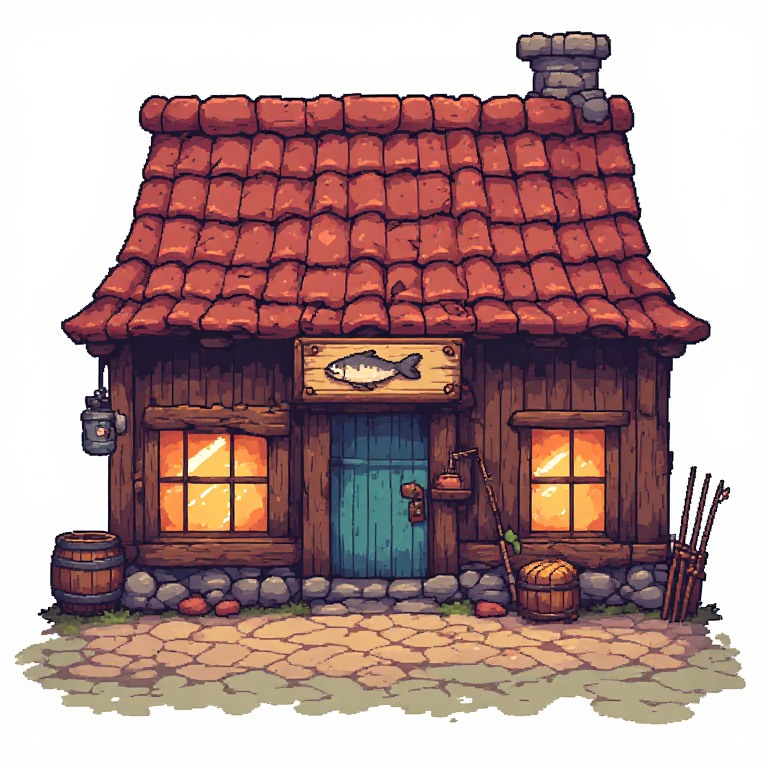
#> input picture tools/pixel-art/ai-src/balikci_1.png, 768 x 768 px, given in place of degirmen.jpg, which was not available
$ python harita_assets.py
#> lines starting #> are read from the running program, lines starting #| are printed output that depends on the picture; after the words box and inside, x2 and y2 are one past the last pixel; in counts of white or black regions, pixels touching at a corner belong together
### tools/pixel-art/grid_measure.py
"""AI görselinin piksel ızgarasını ölçer (clean_ai'ye verilecek küçültme değeri).
Güçlü kenarların (renk sıçramalarının) konumlarını alır; her p periyodu için kenarların
ızgaraya ne kadar oturduğunu (dairesel ortalama) ölçer, en iyi p'yi döner.
Kullanım: python3 grid_measure.py gorsel.png [...]"""
import sys
import numpy as np
from PIL import Image

def grid(path):
    a = np.asarray(Image.open(path).convert('RGB'), float)
    best = []
    for axis in (1, 0):
        d = np.abs(np.diff(a, axis=axis)).sum(-1)
        pos = np.where(d > 90)
        x = (pos[1] if axis == 1 else pos[0]).astype(float) + 0.5
        ps = np.arange(3.0, 12.0, 0.01)
        sc = [abs(np.exp(2j * np.pi * x / p).mean()) for p in ps]
        best.append((ps, np.array(sc)))
    sc = best[0][1] + best[1][1]; ps = best[0][0]
    # en büyük p'de değil, harmoniklerden kaçınmak için skoru en iyinin %85'ini geçen EN BÜYÜK p
    i = np.where(sc > sc.max() * 0.85)[0].max()
    return round(ps[i], 2), round(ps[sc.argmax()], 2)

# [3 lines that do not run on import are left out]

### tools/pixel-art/harita_assets.py
"""Gemini harita görsellerini (ai-src/harita/*.jpg) oyuna oturtur.

Her görsel için: ızgara ölçülür (grid_measure), hedef boya göre küçültme seçilir,
clean_ai ile cozy palete çekilir. Çoklu görseller (sheet) parçalarına ayrılır
(satır satır, soldan sağa) ve her parça kendi gölgesiyle ayrı PNG olur.

Boy kuralı: hedef oyun pikseli `h`. Önce UP=2 (bir sanat pikseli = 2 oyun pikseli,
balıkçı ve teras gibi); hedef çok büyükse UP=3, küçültme ızgaradan küçük çıkarsa ızgara kullanılır,
ızgaranın 1.6 katından büyük çıkarsa detay kaybolmasın diye UP=1.
Sheet'lerde `h`, sheet'teki EN UZUN parçanın hedef boyudur.

Kullanım: python3 harita_assets.py [ad ...]   (ad verilmezse hepsi)
"""
import os, subprocess, sys
from collections import deque
import numpy as np
from PIL import Image

HERE = os.path.dirname(os.path.abspath(__file__))
sys.path.insert(0, HERE)
from clean_ai import add_shadow
from grid_measure import grid

SRC = os.path.join(HERE, 'ai-src', 'harita')
ART = os.path.normpath(os.path.join(HERE, '..', '..', 'client', 'Assets', 'Art', 'Custom'))

# ad: (klasör, hedef boy px, parça adları; tek parça için None)
ASSETS = {
    'degirmen': ('Buildings', 360, None),
    'banka': ('Buildings', 250, None),
    'atolye': ('Buildings', 240, None),
    'ev_1': ('Buildings', 200, None),
    'ev_2': ('Buildings', 250, None),
    'ev_3': ('Buildings', 190, None),
    'cesme': ('Plaza', 140, None),
    'pano': ('Plaza', 120, None),
    'tezgah': ('Plaza', 110, None),
    'kuyu': ('Plaza', 100, None),
    'iskele': ('Water', 220, None),
    'platform': ('Water', 150, None),
    'magara': ('Nature', 170, None),
    'kayik_tabela': ('Props', 84, ['kayik', 'yon_tabelasi']),
    'plaj': ('Water', 80, ['plaj_semsiye', 'sezlong', 'havlu', 'kumdan_kale', 'kova']),
    'kiyi': ('Water', 48, ['saz', 'nilufer', 'kiyi_taslari', 'uzun_cimen', 'kaya_buyuk']),
    'agaclar': ('Nature', 190, ['agac_mese', 'agac_cam', 'agac_elma']),
    'doga': ('Nature', 40, ['cali', 'cali_cicekli', 'mantar', 'kutuk', 'devrik_kutuk', 'kayalar']),
    'lamba_ates': ('Props', 96, ['sokak_lambasi', 'fener_direk_ahsap', 'kamp_atesi', 'kutuk_oturak']),
    'depo': ('Props', 56, ['fici', 'sandik', 'sandik_yigin', 'cuval', 'saman', 'el_arabasi']),
}


def components(mask, min_size):
    h, w = mask.shape; lab = np.zeros((h, w), int); k = 0; out = []
    for y, x in zip(*np.where(mask)):
        if lab[y, x]: continue
        k += 1; q = deque([(y, x)]); lab[y, x] = k; n = 0
        while q:
            yy, xx = q.popleft(); n += 1
            for a, b in ((yy + 1, xx), (yy - 1, xx), (yy, xx + 1), (yy, xx - 1)):
                if 0 <= a < h and 0 <= b < w and mask[a, b] and not lab[a, b]: lab[a, b] = k; q.append((a, b))
        if n >= min_size: out.append(lab == k)
    return out


def reading_order(parts):
    """Satırlara böl (dikey aralıkları örtüşenler aynı satır), satır içinde soldan sağa."""
    box = [(np.where(c)[0].min(), np.where(c)[0].max(), np.where(c)[1].min(), c) for c in parts]
    box.sort(key=lambda b: (b[0] + b[1]) / 2)
    rows = []
    for b in box:
        if rows and b[0] < np.mean([r[1] for r in rows[-1]]):
            rows[-1].append(b)
        else:
            rows.append([b])
    return [b[3] for r in rows for b in sorted(r, key=lambda b: b[2])]


def source_height(path, multi):
    """Tek parçada tüm görselin, sheet'te en uzun parçanın kaynak boyu (px)."""
    a = np.asarray(Image.open(path).convert('RGB')).min(-1) < 215
    if not multi:
        ys = np.where(a.any(1))[0]; return ys.max() - ys.min() + 1
    small = a[::4, ::4]
    return max(np.ptp(np.where(c)[0]) + 1 for c in components(small, 30)) * 4


def run(name):
    folder, target, parts = ASSETS[name]
    src = os.path.join(SRC, name + '.jpg')
    g = grid(src)[0]
#> the loop in grid, `for axis in (1, 0):` made 2 passes
#> pos on passes 1 to 2: 24125 positions, rows 31 to 724, columns 14 to 745, 32380 positions, rows 30 to 724, columns 15 to 745
#> pass 1, in grid, `d = np.abs(np.diff(a, axis=axis)).sum(-1)`:
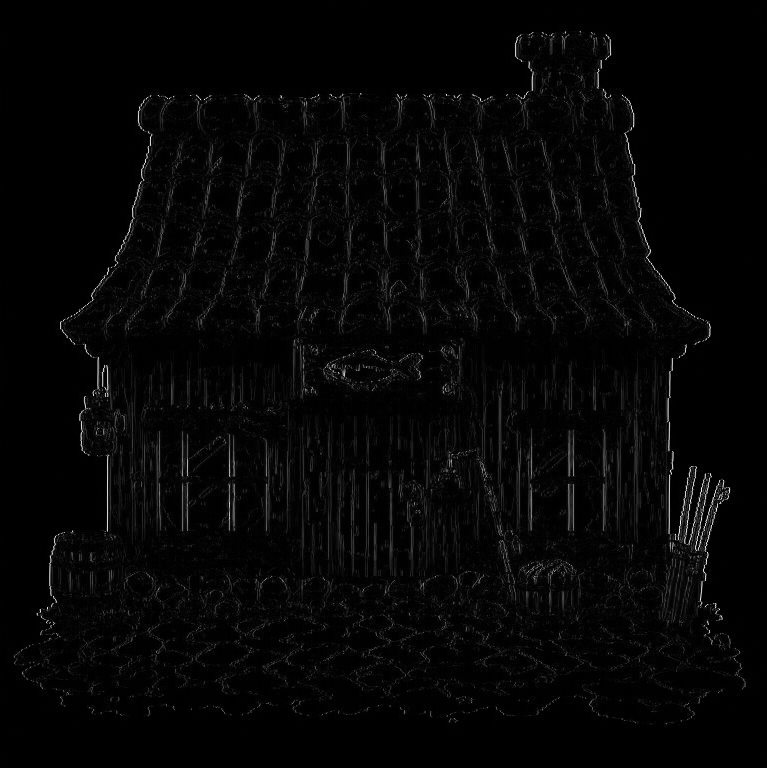
#> d: shape (768, 767) float64; min 0, max 747, mean 17.5; drawn with min black and max white
#> pass 2, in grid, `d = np.abs(np.diff(a, axis=axis)).sum(-1)`:
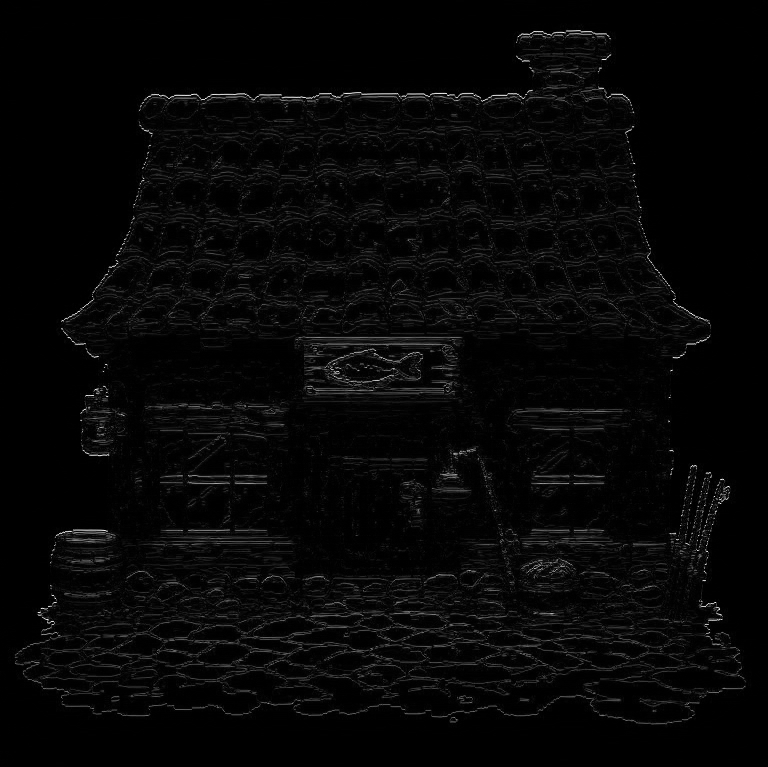
#> d: shape (767, 768) float64; min 0, max 749, mean 20.1; drawn with min black and max white
#> after the loop in grid, `for axis in (1, 0):`: best = 2 items
#> in grid, `sc = best[0][1] + best[1][1]`: sc = 900 values, max 0.0967 at index 594, min 0.00672 at index 132, mean 0.0447
#> in grid, `ps = best[0][0]`: ps = 900 values from 3 to 11.99
#> in grid, `i = np.where(sc > sc.max() * 0.85)[0].max()`: i = 784
#> g = 10.84
    h = source_height(src, bool(parts))
#> in source_height, `a = np.asarray(Image.open(path).convert('RGB')).min(-1) < 215`:
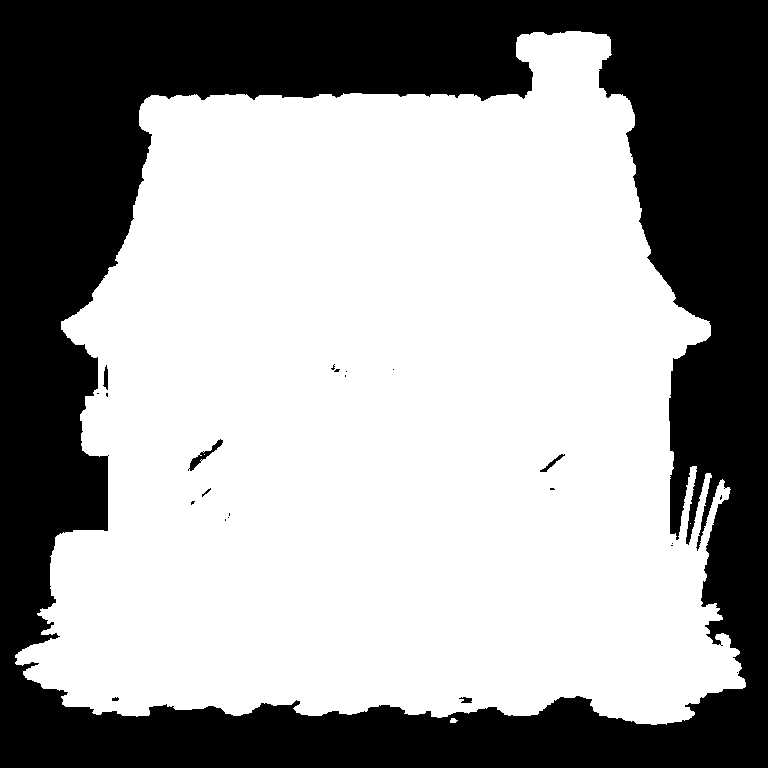
#> a: shape (768, 768) bool; 62.2% white; 23 black regions (16 under 20 px), largest, box (x1, y1, x2, y2) and area: (0, 0, 768, 768) 222593, (188, 439, 223, 471) 235, (540, 454, 565, 472) 97
#> in source_height, `ys = np.where(a.any(1))[0]`: ys = 694 values from 31 to 724
#> h = 694
    up = 2; block = h / (target / up)
#> after `block = h / (target / up)`: block = 3.86
    if block < 0.8 * g: up = 3; block = h / (target / up)
#> after `block = h / (target / up)`: block = 5.78
    if block < g: block = g
#> block = 10.84
    if block > 1.6 * g: up = 1; block = max(g, h / target)
    os.makedirs(os.path.join(ART, folder), exist_ok=True)
    out = os.path.join(ART, folder, name + '.png')
    env = dict(os.environ, UP=str(up))
#> (the run stopped early here; a loop or call above may not have finished)
